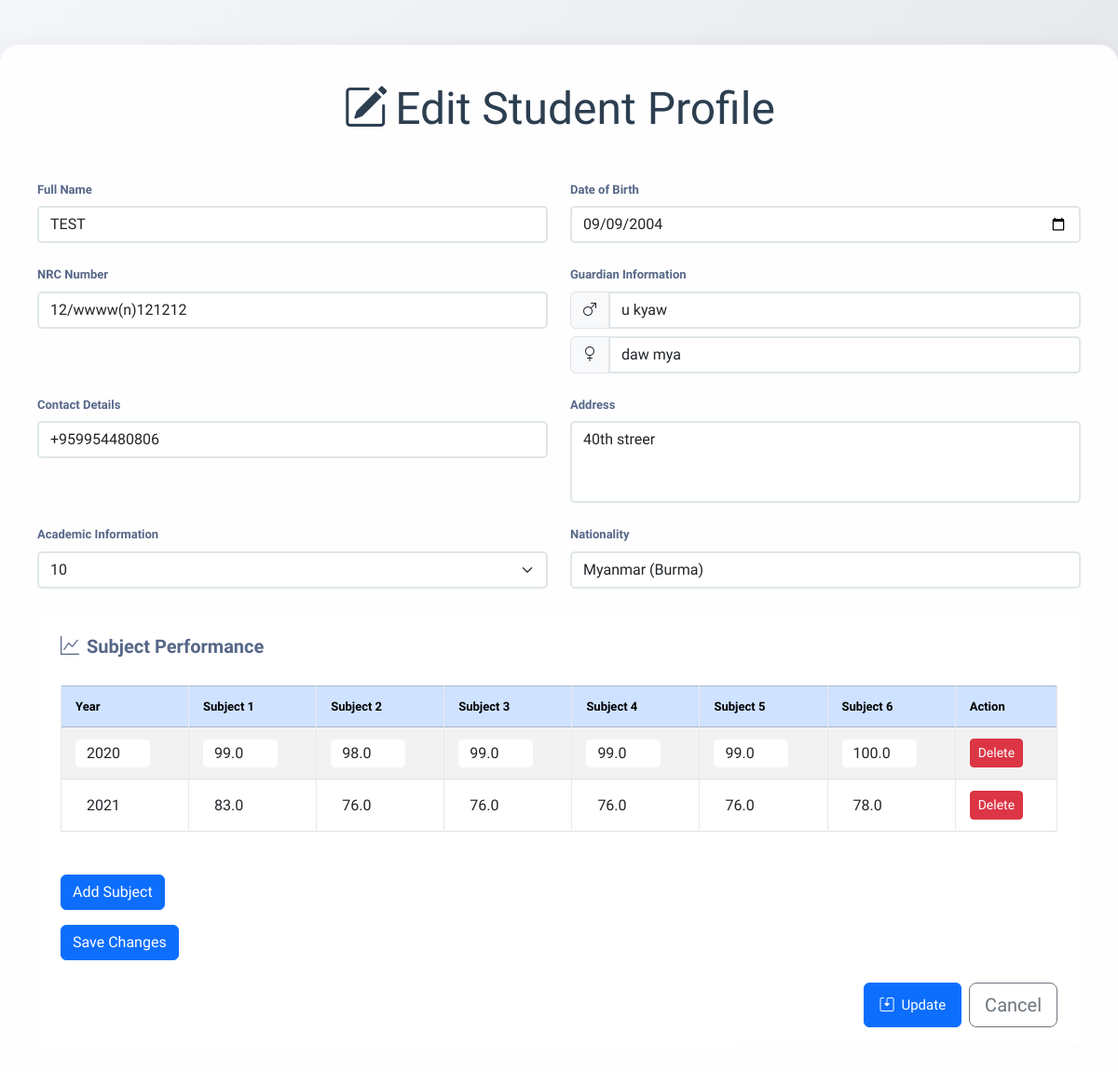
Page /management/students/edit/8/ on the earlier database version.
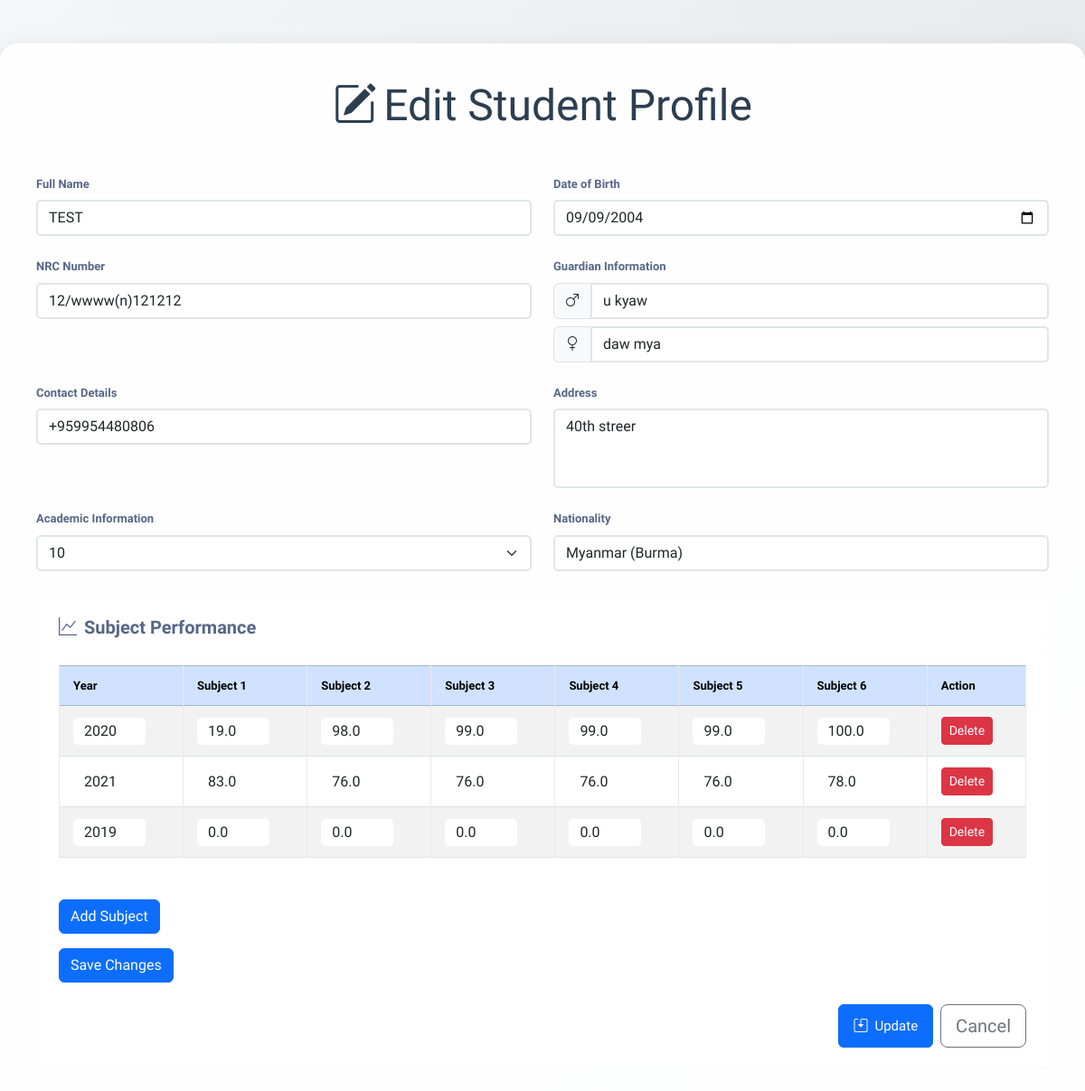
Same page on the later database version.
### student_app/models.py (models this page shows, shortened)
class Subject(models.Model):
    student = models.ForeignKey(Student, on_delete=models.CASCADE)
    year = models.IntegerField()
    subject1_marks = models.FloatField()
    subject2_marks = models.FloatField()
    subject3_marks = models.FloatField()
    subject4_marks = models.FloatField()
    subject5_marks = models.FloatField()
    subject6_marks = models.FloatField()

### student_app/views.py (the view, shortened to what this page needs)
# urls.py: path('students/edit/<int:student_id>/', views.edit_student, name='edit_student'),
def edit_student(request, student_id):
    student = get_object_or_404(Student, id=student_id)
    existing_subjects = Subject.objects.filter(student=student)  # Get all subjects for the student
    return render(request, 'student/edit_student.html', {
        'student': student,
        'existing_subjects': existing_subjects
    })

### templates/student/edit_student.html (shortened to what the changed rows need)
<!DOCTYPE html>
<html lang="en">
<head>
    <link href="https://cdn.jsdelivr.net/npm/bootstrap@5.3.2/dist/css/bootstrap.min.css" rel="stylesheet">
    <link rel="stylesheet" href="https://cdn.jsdelivr.net/npm/bootstrap-icons@1.11.3/font/bootstrap-icons.min.css">
    <link rel="stylesheet" href="https://maxcdn.bootstrapcdn.com/font-awesome/4.7.0/css/font-awesome.min.css">
</head>
<body style="background: linear-gradient(135deg, #f5f6fa 0%, #dcdde1 100%); min-height: 100vh;">
    <div class="form-container">
        <h2 class="display-5 text-center mb-5" style="color: var(--primary-color);">
            <i class="bi bi-pencil-square me-2"></i>Edit Student Profile
        </h2>
        <form method="POST" class="needs-validation" novalidate>
            <div class="table-responsive mb-4">
                <div class="table-wrapper">
                    <form method="POST">
                        <div class="mb-4">
                            <div class="table-responsive">
                                <table class="table table-bordered table-striped">
                                    <thead class="table-primary">
                                        <tr>
                                            <th>Year</th>
                                            <th>Subject 1</th>
                                            <th>Subject 2</th>
                                            <th>Subject 3</th>
                                            <th>Subject 4</th>
                                            <th>Subject 5</th>
                                            <th>Subject 6</th>
                                            <th>Action</th>
                                        </tr>
                                    </thead>
                                    <tbody id="subject-table-body">
                                        {% for subject in existing_subjects %}
                                        <tr>
                                            <td>
                                                <input type="number" name="subject_year_{{ subject.id }}"
                                                       class="form-control form-control-custom"
                                                       value="{{ subject.year }}" min="2000" max="{% now 'Y' %}" required>
                                            </td>
                                            <td>
                                                <input type="number" step="1" name="subject1_marks_{{ subject.year }}"
                                                       class="form-control form-control-custom"
                                                       value="{{ subject.subject1_marks }}" min="0" max="100" required>
                                            </td>
                                            <td>
                                                <input type="number" step="1" name="subject2_marks_{{ subject.year }}"
                                                       class="form-control form-control-custom"
                                                       value="{{ subject.subject2_marks }}" min="0" max="100" required>
                                            </td>
                                            <td>
                                                <input type="number" step="1" name="subject3_marks_{{ subject.year }}"
                                                       class="form-control form-control-custom"
                                                       value="{{ subject.subject3_marks }}" min="0" max="100" required>
                                            </td>
                                            <td>
                                                <input type="number" step="1" name="subject4_marks_{{ subject.year }}"
                                                       class="form-control form-control-custom"
                                                       value="{{ subject.subject4_marks }}" min="0" max="100" required>
                                            </td>
                                            <td>
                                                <input type="number" step="1" name="subject5_marks_{{ subject.year }}"
                                                       class="form-control form-control-custom"
                                                       value="{{ subject.subject5_marks }}" min="0" max="100" required>
                                            </td>
                                            <td>
                                                <input type="number" step="1" name="subject6_marks_{{ subject.year }}"
                                                       class="form-control form-control-custom"
                                                       value="{{ subject.subject6_marks }}" min="0" max="100" required>
                                            </td>
                                            <td>
                                                <button type="button" class="btn btn-danger btn-sm delete-row-btn">Delete</button>
                                            </td>
                                        </tr>
                                        {% endfor %}
                                    </tbody>
                                </table>
                            </div>
                        </div>
                    </form>
        </form>
    </div>
</body>
</html>

Differences in the rows shown:
changed Subject (number 1 of 3 on the later page): subject1_marks "99.0" → "19.0"
added Subject: year "2019", subject1_marks "0.0", subject2_marks "0.0", subject3_marks "0.0", subject4_marks "0.0", subject5_marks "0.0", subject6_marks "0.0"
